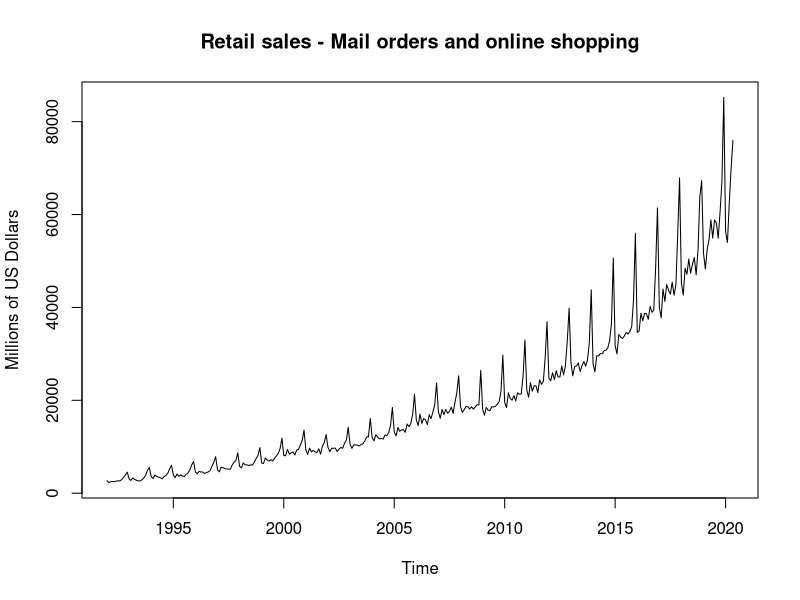
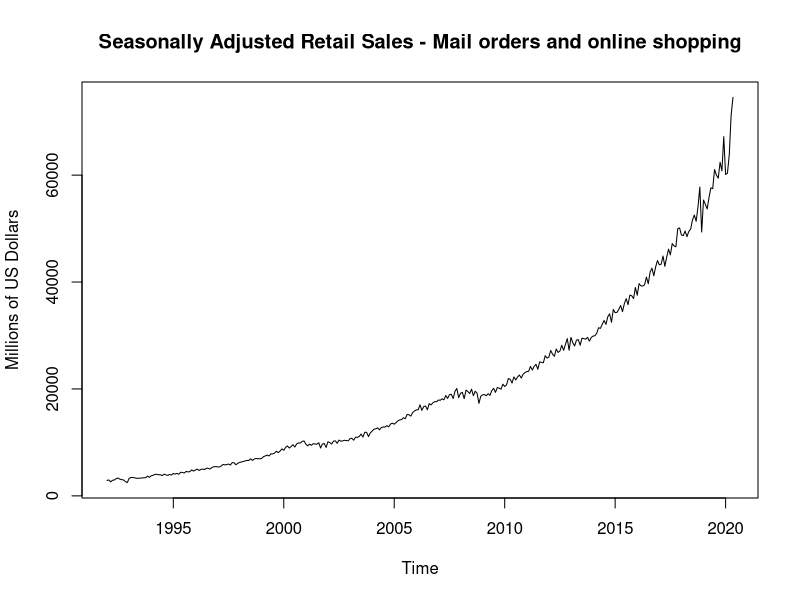
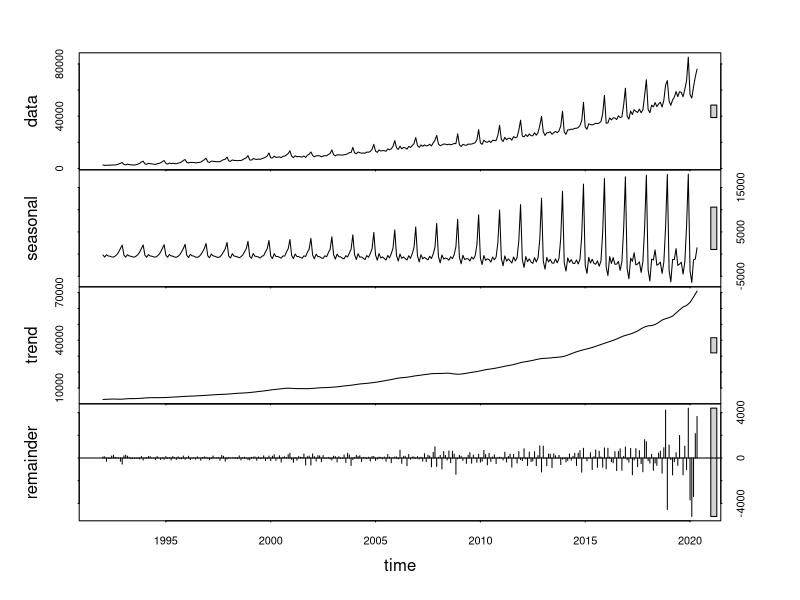
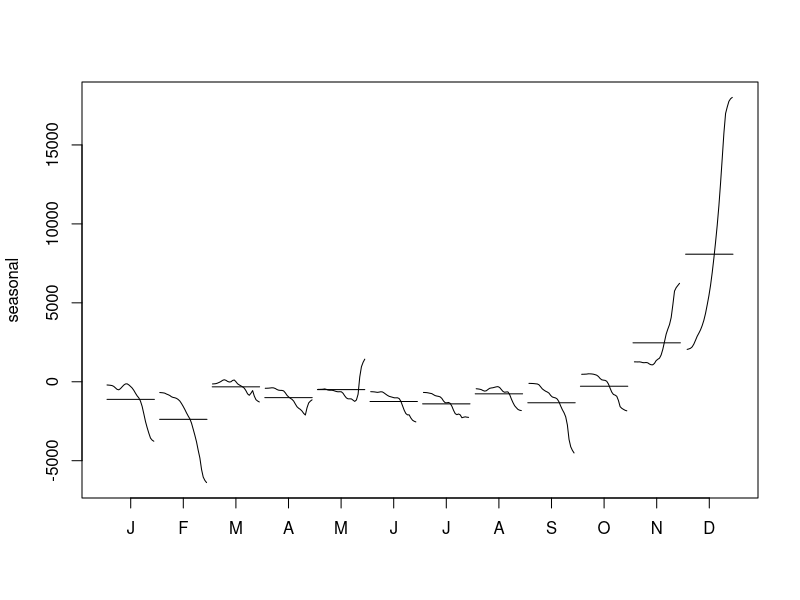
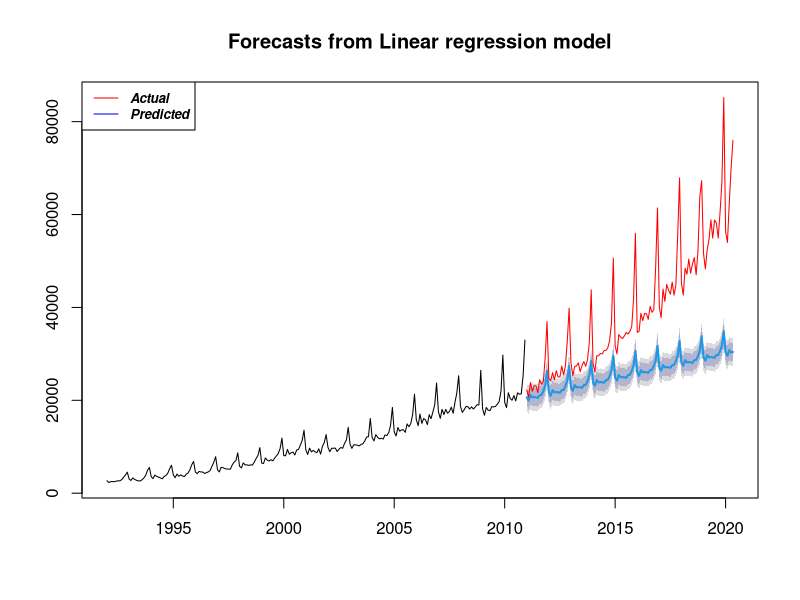
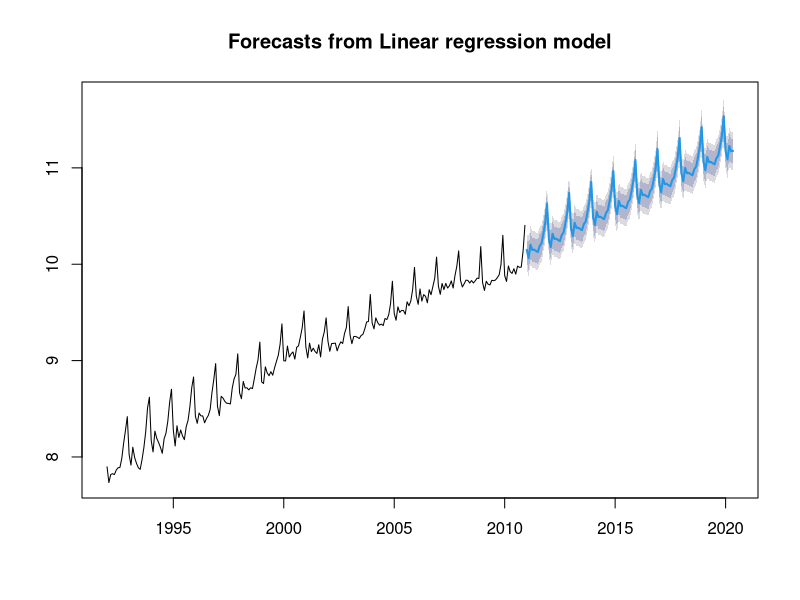
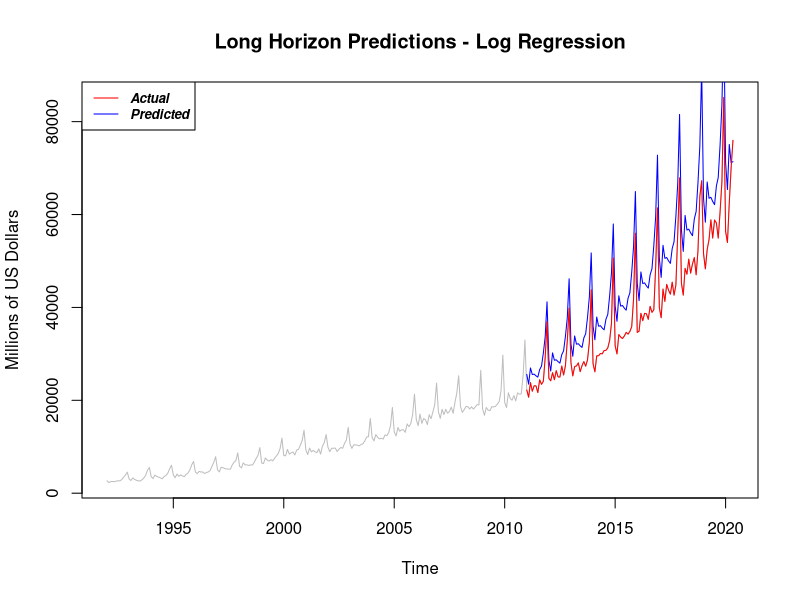
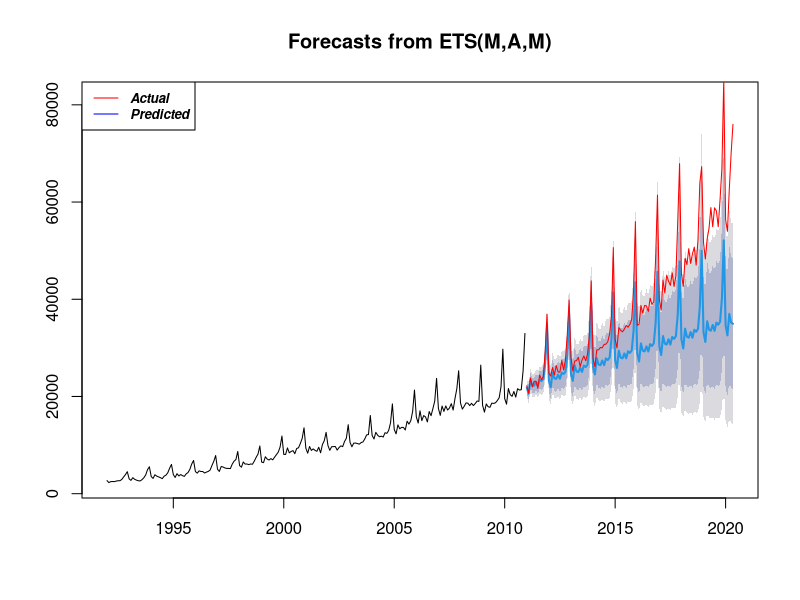

The R script that drew these images, in order: (Note: this script raises an error after producing the figures.)
###############Question 1##############
library(forecast)
#Read in the data and classify it as a time series "ts" data type
#You can specify the start date and seasonal frequency of the data
rmo=ts(read.csv("RetailEShopMail.csv")[,2],start=c(1992,1),frequency=12)
#Plot the time series data and modify the title and label accordingly
plot(rmo,main="Retail sales - Mail orders and online shopping",
     ylab="Millions of US Dollars")


#The stl() function for decomposition takes in two inputs
#s.window controls the smoothness of the seasonal component
#t.window controls the smoothness of the trend component
stl_rmo=stl(rmo,s.window=9,t.window=11)
#construct the seasonally adjusted series 
rmo_sadj=seasadj(stl_rmo)
plot(rmo_sadj,main="Seasonally Adjusted Retail Sales - Mail orders and online shopping",
     ylab="Millions of US Dollars")


#Plot the decomposition of the BWL data can also be useful
plot(stl_rmo)
#Plotting the trend of each seasonal component reveal a different angle
monthplot(stl_rmo)

###############Question 2##############
#Data split
rmo_train=window(rmo,end=c(2010,12))
rmo_test=window(rmo,start=c(2011,1))

###############Question 3##############
#Fit the linear regression with trend and seasonality 
#Construct a summary - this assume seasonal factor is fixed and the growthh is fixed, which fail to address the increasement trend of season ==> address this by using log
reg_rmo=tslm(rmo_train~trend+season)
summary(reg_rmo)

#Fit the model with log of the time series
lreg_rmo=tslm(log(rmo_train)~trend+season)
summary(lreg_rmo)

#Fitting the ETS model to training data 
#Specification will be chosen automatically using a designated model selection criteria
ets_rmo=ets(rmo_train)
summary(ets_rmo)

#Fit the ARIMA model to the training data
#The auto.arima() function searches for the best combination of (p,d,q)(P,D,Q) order
arima_rmo=auto.arima(rmo_train)
arima_rmo

###############Long horizon forecast##############
#Construct the long-horizon prediction into the test data set
#This is over 113 periods beyond the test set data
#Plot the prediction along with the test set data
reg_fcast=forecast(reg_rmo,h=113)
plot(reg_fcast,ylim=c(min(rmo),max(rmo)))
lines(rmo_test,col="red")
legend("topleft", legend=c("Actual","Predicted"),
       col=c("red","blue"), lty=1, cex=0.8,text.font=4)


#Predict and plot
lreg_fcast=forecast(lreg_rmo,h=113)
#Remember that you constructed the prediction in log terms!
plot(lreg_fcast)
#So you will need to convert the predictions back using the exp() function
plot(rmo,col="gray",main="Long Horizon Predictions - Log Regression",
     ylab="Millions of US Dollars")
lines(exp(lreg_fcast$mean),col="blue")
lines(rmo_test,col="red")
legend("topleft", legend=c("Actual","Predicted"),
       col=c("red","blue"), lty=1, cex=0.8,text.font=4)

#Prediction still makes use of the forecast() function
ets_fcast=forecast(ets_rmo,h=113)
plot(ets_fcast)
lines(rmo_test,col="red")
legend("topleft", legend=c("Actual","Predicted"),
       col=c("red","blue"), lty=1, cex=0.8,text.font=4)


#The forecast() function can be used to generate ARIMA predictions
arima_fcast=forecast(arima_rmo,h=113)
plot(arima_fcast)
lines(rmo_test,col="red")
legend("topleft", legend=c("Actual","Predicted"),
       col=c("red","blue"), lty=1, cex=0.8,text.font=4)


#Calculate and collate predictive accuracy metrics
stats_long=rbind(tsaccuracy(rmo_test,reg_fcast$mean),
                 tsaccuracy(rmo_test,exp(lreg_fcast$mean)),
                 tsaccuracy(rmo_test,ets_fcast$mean),
                 tsaccuracy(rmo_test,arima_fcast$mean))
rownames(stats_long)=c("Regression", "Log Regression","Exp Smoothing", "ARIMA")
stats_long
write.csv(stats_long, file = "stats_long.csv")


###############Question 4##############
##Real time predictions
#Storage spaces
ntrain=length(rmo_train)
ntest=length(rmo_test)
training=ts(rmo[1:ntrain],start=c(1992,1),frequency=12)
reg_yhat=matrix(0,ntest,1)
lreg_yhat=matrix(0,ntest,1)
ets_yhat=matrix(0,ntest,1)
arima_yhat=matrix(0,ntest,1)
##This loop is a real time updating loop
##It can take a little while to run

for(i in 1:ntest){
  #Estimate the models
  reg_rmo=tslm(training~trend+season)
  lreg_rmo=tslm(log(training)~trend+season)
  ets_rmo=ets(training,model="MAM",damped=TRUE)
  arima_rmo=Arima(training,order=c(2,1,0),seasonal=c(0,1,2))
  
  #Predict one period ahead
  reg_f=forecast(reg_rmo,h=1)
  lreg_f=forecast(lreg_rmo,h=1)
  ets_f=forecast(ets_rmo,h=1)
  arima_f=forecast(arima_rmo,h=1)
  
  #Save the predictions
  reg_yhat[i]=reg_f$mean[1]
  lreg_yhat[i]=exp(lreg_f$mean[1])
  ets_yhat[i]=ets_f$mean[1]
  arima_yhat[i]=arima_f$mean[1]
  
  #Expand the training set for the next iteration
  training=ts(rmo[1:(ntrain+i)],start=c(1992,1),frequency=12)
}


#Function for accuracy metrics in time series data
tsaccuracy <- function (actual,predict) {
  stats<-matrix(0,1,5)
  colnames(stats)<-c("RMSE","MAE","MAPE","MASE","ACF")
  m=frequency(actual)
  actual=as.numeric(actual)
  dev<-actual-predict
  naive=c(rep(NA,m),actual[1:(length(actual)-m)])
  q<-dev/mean(abs(actual-naive),na.rm=TRUE)
  stats[1]=sqrt(mean(dev^2))
  stats[2]=mean(abs(dev))
  stats[3]=mean(100*abs(dev/actual))
  stats[4]=mean(abs(q))
  stats[5]=acf(dev,plot=FALSE)$acf[2]
  return(stats)
}

#Plot the forecasts
par(mfrow=c(2,2))

plot(rmo,col="black",main="Real Time Predictions - Time Series Regression",
     ylab="Millions of US Dollars",cex.main=0.8)
lines(rmo_test,col="red")
lines(ts(reg_yhat,start=c(2011,1),frequency=12),col="blue")
legend("topleft", legend=c("Actual","Predicted"),
       col=c("red","blue"), lty=1, cex=0.8,text.font=4)

plot(rmo,col="black",main="Real Time Predictions - Time Series Log Regression",
     ylab="Millions of US Dollars",cex.main=0.8)
lines(ts(lreg_yhat,start=c(2011,1),frequency=12),col="blue")
lines(rmo_test,col="red")
legend("topleft", legend=c("Actual","Predicted"),
       col=c("red","blue"), lty=1, cex=0.8,text.font=4)

plot(rmo,col="black",main="Real Time Predictions - Exponential Smoothing",
     ylab="Millions of US Dollars",cex.main=0.8)
lines(ts(ets_yhat,start=c(2011,1),frequency=12),col="blue")
lines(rmo_test,col="red")
legend("topleft", legend=c("Actual","Predicted"),
       col=c("red","blue"), lty=1, cex=0.8,text.font=4)


plot(rmo,col="black",main="Real Time Predictions - ARIMA",
     ylab="Millions of US Dollars",cex.main=0.8)
lines(ts(arima_yhat,start=c(2011,1),frequency=12),col="blue")
lines(rmo_test,col="red")
legend("topleft", legend=c("Actual","Predicted"),
       col=c("red","blue"), lty=1, cex=0.8,text.font=4)


#A summary of the real time predictive accuracy metrics
stats_short=rbind(tsaccuracy(rmo_test,reg_yhat),
                  tsaccuracy(rmo_test,lreg_yhat),
                  tsaccuracy(rmo_test,ets_yhat),
                  tsaccuracy(rmo_test,arima_yhat))
rownames(stats_short)=c("Regression", "Log Regression","Exp Smoothing", "ARIMA")
stats_short
write.csv(stats_short, file = "stats_short.csv")



###############Question 5##############
bank_loss<-function(error,actual){
  relative=100*(error/actual)
  underestimate=relative[(relative>=0)]
  overU20=relative[ (relative<0) & (relative >= -20)]
  overTheTop=relative[(relative < -20)]
  loss=sum(5*underestimate) + sum(1*abs(overU20)) + sum(3*abs(overTheTop))
  return(loss/length(error))
}

bankLoss=rbind(Regression=bank_loss(rmo_test-reg_yhat,rmo_test),
                LogRegression=bank_loss(rmo_test-lreg_yhat,rmo_test),
                ExpSmoothing=bank_loss(rmo_test-ets_yhat,rmo_test),
                ARIMA=bank_loss(rmo_test-arima_yhat,rmo_test))

bankLoss

combinedMetrics = cbind(stats_short, bankLoss[,1])
colnames(combinedMetrics)[6] = "BankLoss"

combinedMetrics

write.csv(combinedMetrics, file = "combinedMetrics.csv")

save.image('RMOWorkspace.RData')

# actual = c(100,200,300)
# predicted = c(95,210,370)
# 
# error = actual - predicted
# error
# 
# relative=100*(error/actual)
# relative
# 
# underestimate=relative[(relative>=0)]
# underestimate
# 
# overU20=relative[ (relative<0) & (relative >= -20) ]
# overU20
# 
# overTheTop=relative[(relative<0) & (relative < -20)]
# overTheTop
# 
# loss=sum(5*underestimate)+sum(1*abs(overU20))+sum(3*abs(overTheTop))
# loss
# loss/3








